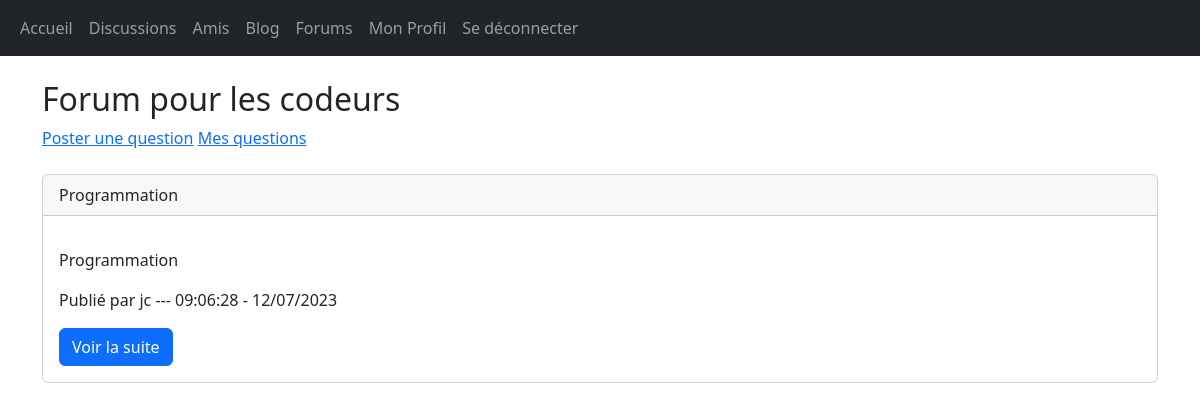
The page /index.php?forums&code (signed in) on the database its author committed.
### tables this page shows
CREATE TABLE `forum_posts` (
  `id` int(11) NOT NULL,
  `author` text NOT NULL,
  `title` text NOT NULL,
  `category` text NOT NULL,
  `content` text NOT NULL,
  `date` text NOT NULL
);

### src/controllers/forums/code.php (called while the page is built)
<?php
require "src/models/forums.php";
$questions = getQuestions("Programmation");
require "src/views/forums/code.php";

### src/models/forums.php (called while the page is built, shortened)
<?php
function getQuestions($category){
    require "src/models/pdo.php";
	$sql = $bdd->prepare("SELECT * FROM forum_posts WHERE category=? ORDER BY id DESC");
	$sql->execute(array($category));
    $questions = [];
	while ($res = $sql->fetch()) {
        $questions[] = [
            'title' => $res['title'],
            'author' => $res['author'],
            'date' => $res['date'],
            'id' => $res['id'],
            'content' => $res['content'],
        ];
    }
    return $questions;
}

### src/views/forums/code.php (the view, shortened to what this page needs)
<?php
require "src/views/includes/header.php";
?>
<main class="container">
    <h2>Forum pour les codeurs</h2>
    <section>
        <a href="index.php?postQuestion=code">Poster une question</a>
        <a href="index.php?myQuestions=programmation">Mes questions</a>
    </section>
    <br>
    <?php
        foreach ($questions as $question) {
        ?>
            <article class="card">
                <p class="card-header">
                    <?= $question['title'] ?>
                </p>
                <div class="card-body">
                    <p class="card-text">
                        <?= $question['content'] ?>
                    </p>
                    <p  class="card-text">
                        Publié par <?= $question['author'] . " --- " . $question['date']  ?>
                    </p>
                    <p  class="card-text">
                        <a href="index.php?viewQuestion=<?= $question['id'] ?>" class="btn btn-primary">Voir la suite</a>
                    </p>
                </div>
            </article>
            <br>
        <?php
        }
    ?>
</main>
<?php
require "src/views/layout.php";
?>

### rows shown on the page
forum_posts: title "Programmation", content "Programmation", author "jc", date "09:06:28 - 12/07/2023"
